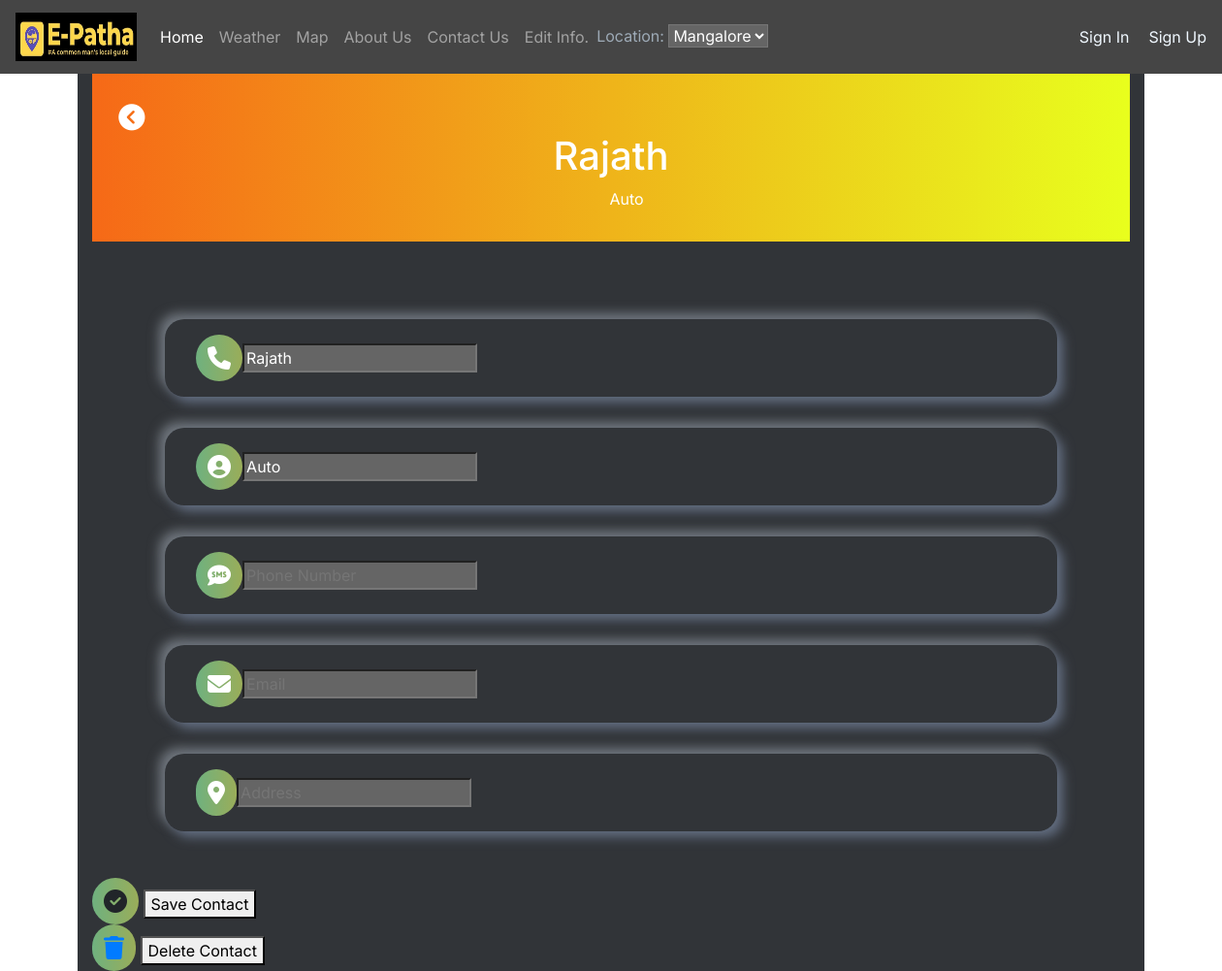
Page /contacts/edit-contact/15 on the earlier database version.
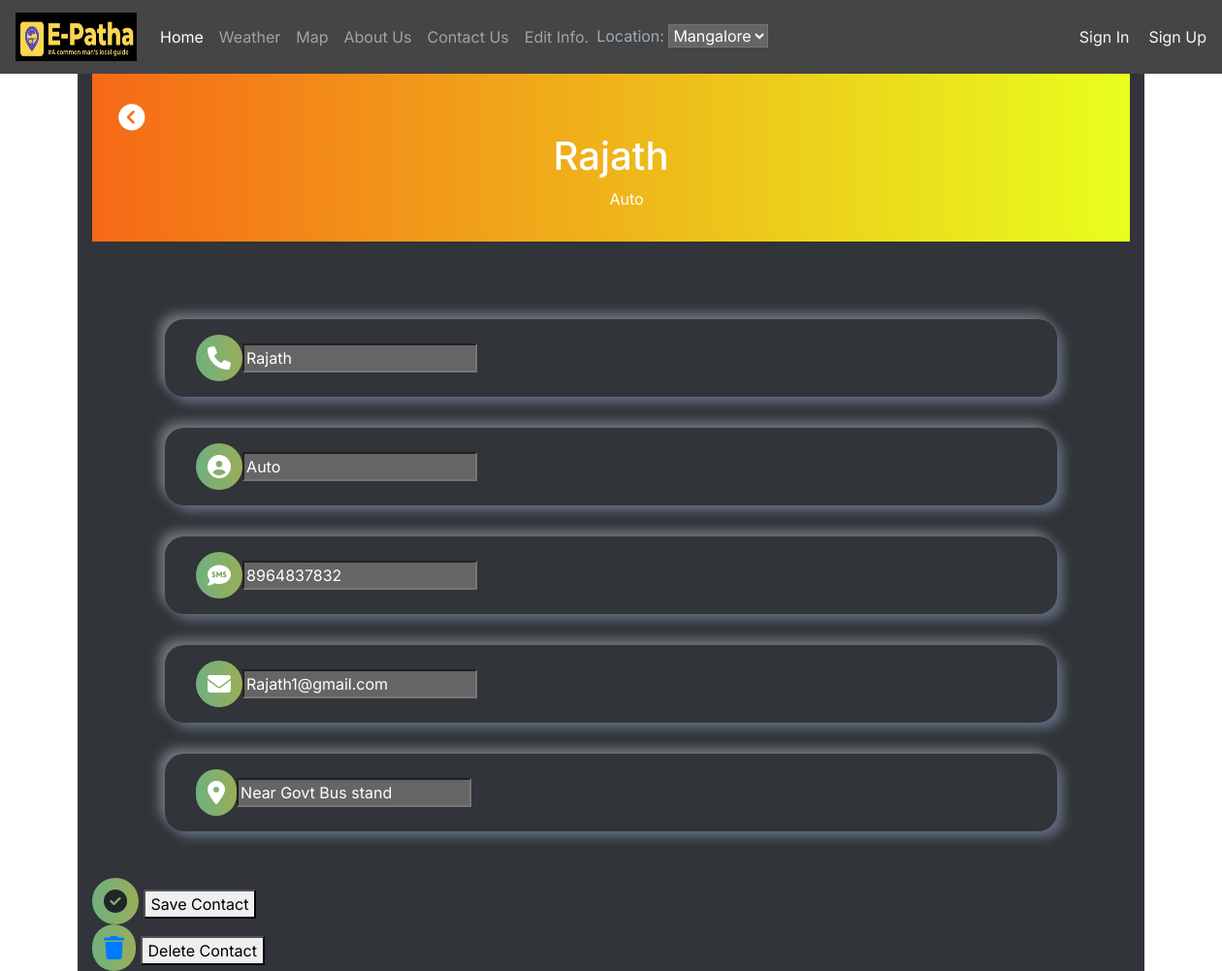
Same page on the later database version.
### contacts/models.py (models this page shows, shortened)
class Contact(models.Model):
    full_name = models.CharField(max_length=250)
    occupation = models.CharField(max_length=250)
    email = models.EmailField(max_length=254,default="")
    phone_number = models.CharField(max_length=20)
    address = models.CharField(max_length=1000)

### contacts/views.py (the view, shortened to what this page needs)
# urls.py: path('edit-contact/<str:pk>', views.editContact, name='edit-contact'),
def editContact(request, pk):
    contact = Contact.objects.get(id=pk)
    return render(request, 'edit.html', {'contact': contact})

### templates/edit.html (shortened to what this page needs)
{% extends 'base1.html' %}
{% block body1 %}
	<div class='container' style="max-width:1100px;">
		<div class="hero">
			<a href="{% url 'profile' contact.id %}">
				<i class="fas fa-chevron-circle-left back-btn"></i>
			</a>
			<div class="hero-info">
				<h1 class="name">{{ contact.full_name | title }}</h1>
				<p class="occupation-hero">{{ contact.occupation | title }}</p>
			</div>
		</div>
		<form action="" method="POST">
			<section class="contact-info">
				<div class="info-line">
					<i class="fas fa-phone icon-gradient"></i>
					<input type="text" class="type" name="fullname" placeholder="Full Name"
						value="{{ contact.full_name | title }}">
				</div>
				<div class="info-line">
					<i class="fas fa-user-circle icon-gradient"></i>
					<input type="text" class="type" name="occupation" placeholder="occupation"
						value="{{ contact.occupation | title }}">
				</div>
				<div class="info-line">
					<i class="fas fa-sms icon-gradient"></i>
					<input type="text" class="type" name="phone-number" placeholder="Phone Number"
						value="{{ contact.phone_number }}">
				</div>
				<div class="info-line">
					<i class="fas fa-envelope icon-gradient"></i>
					<input type="text" class="type" name="email" placeholder="Email" value="{{ contact.email }}">
				</div>
				<div class="info-line">
					<i class="fas fa-map-marker-alt icon-gradient location"></i>
					<input type="text" class="type" name="address" placeholder="Address" value="{{ contact.address }}">
				</div>
			</section>
			<section class="button-container">
				<div class="update-contact">
					<i class="fas fa-check-circle icon-gradient"></i>
					<button class="button">Save Contact</button>
				</div>
			</section>
		</form>
		<section class="button-container">
			<a href="{% url 'delete' contact.id %}">
				<div class="update-contact">
					<i class="fas fa-trash icon-gradient"></i>
					<button class="button">Delete Contact</button>
				</div>
			</a>
		</section>
	</div>
{% endblock %}

Differences in the rows shown:
changed Contact "Rajath": phone-number (not shown) → "8964837832"; email (not shown) → "Rajath1@gmail.com"; address (not shown) → "Near Govt Bus stand"
